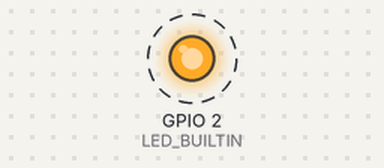
A program run on a simulated ESP32. Shown: output pins drawn as LEDs (lit = HIGH). Dashed ring = blinking. What the program prints to the serial monitor is not drawn.

Above: at 0.5 s.
Timing chart, 0 to 4.6 s (numbered marks = the images above):
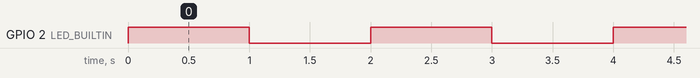

Measured:
- by itself, GPIO 2 (LED_BUILTIN): alternates HIGH for 1.0 s and LOW for 1.0 s

The program:

main.cpp
```cpp
/*
ESP32-C3 12F
1 IO0 GPIO0,ADC1_CH0,XTAL_32K_N
2 IO1 GPIO1,ADC1_CH1,XTAL_32K_N
3 EN High level: chip enabled;
     Low level: chip shutdown;
     Pay attention not to leave the CHIP_PU pin floating；
4 IO2 GPIO2,ADC1_CH2,FSPIQ
5 IO3 GPIO03,ADC1_CH3
6 IO4 GPIO04,ADC1_CH4,FSPIHD,MTMS
7 IO5 GPIO05,ADC2_CH0,FSPIWP,MTDI
8 VCC VCC
9 NC NC
10 NC NC
11 NC NC
12 IO6 GPIO6,FSPICLK,MTCK
13 IO7 GPIO7,FSPID,MTDO
14 NC NC
15 GND GND
16 IO8 GPIO8
17 IO10 GPIO10,FSPICSO
18 IO9 GPIO9
19 IO18 GPIO18
20 IO19 GPIO19
21 RX UART0_RX,GPIO20
22 TX UART0_TX,GPIO21

ESP-Prog JTAG Connection
1 VDD      2 ESP_TMS
3 GND      4 ESP_TCK
5 GND      6 ESP_TDO
7 GND      8 ESP_TDI
9 GND     10 NC

ESP-Prog to ESP32-C3 12F JTAG Connection
ESP-Prog   ESP32-C3 12F
1 VDD       8 VCC
3 GND       15 GND
2 ESP_TMS    6 IO4, MTMS
4 ESP_TCK   12 IO6, MTCK
6 ESP_TDO   13 IO7, MTDO
8 ESP_TDI    7 IO5, MTDI

*/
#include <Arduino.h>
// arduino blink
void setup() {
  // put your setup code here, to run once:
  pinMode(LED_BUILTIN, OUTPUT);
  Serial.begin(115200);
}

void loop() {
  // put your main code here, to run repeatedly:
  Serial.println("Hello World");
  digitalWrite(LED_BUILTIN, HIGH);
  delay(1000);
  digitalWrite(LED_BUILTIN, LOW);
  delay(1000);
}
```
